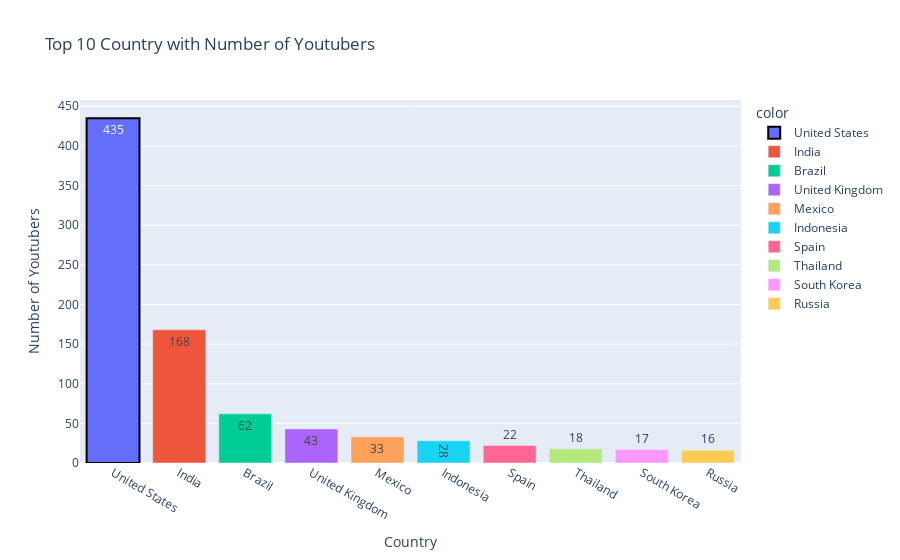

The cell this chart's notebook holds for it:
### Markdown cell above
COUNTRY VS TOTAL YOUTUBERS

### Code cell
number_of_youtubers = df.groupby('Country')['Youtuber'].count().sort_values(ascending=False)

top_youtubers = number_of_youtubers.head(10)

fig = go.Figure(data = px.bar(x = top_youtubers.index , y = top_youtubers.values , color = top_youtubers.index ,title = "Top 10 Country with Number of Youtubers" , text = top_youtubers.values))

fig.data[0].marker.line.width = 2
fig.data[0].marker.line.color = 'black'

fig.update_layout(xaxis_title = 'Country' , yaxis_title = 'Number of Youtubers')

fig.show()

### Figure 1 — Plotly figure (JSON) as saved in the notebook; plotly's stock layout.template omitted (floating-point values rounded to 4 significant figures)
{"data": [{"alignmentgroup": "True", "hovertemplate": "color=United States<br>x=%{x}<br>y=%{y}<br>text=%{text}<extra></extra>", "legendgroup": "United States", "marker": {"color": "#636efa", "line": {"color": "black", "width": 2}, "pattern": {"shape": ""}}, "name": "United States", "offsetgroup": "United States", "orientation": "v", "showlegend": true, "text": [435], "textposition": "auto", "type": "bar", "x": ["United States"], "xaxis": "x", "y": [435], "yaxis": "y"}, {"alignmentgroup": "True", "hovertemplate": "color=India<br>x=%{x}<br>y=%{y}<br>text=%{text}<extra></extra>", "legendgroup": "India", "marker": {"color": "#EF553B", "pattern": {"shape": ""}}, "name": "India", "offsetgroup": "India", "orientation": "v", "showlegend": true, "text": [168], "textposition": "auto", "type": "bar", "x": ["India"], "xaxis": "x", "y": [168], "yaxis": "y"}, {"alignmentgroup": "True", "hovertemplate": "color=Brazil<br>x=%{x}<br>y=%{y}<br>text=%{text}<extra></extra>", "legendgroup": "Brazil", "marker": {"color": "#00cc96", "pattern": {"shape": ""}}, "name": "Brazil", "offsetgroup": "Brazil", "orientation": "v", "showlegend": true, "text": [62], "textposition": "auto", "type": "bar", "x": ["Brazil"], "xaxis": "x", "y": [62], "yaxis": "y"}, {"alignmentgroup": "True", "hovertemplate": "color=United Kingdom<br>x=%{x}<br>y=%{y}<br>text=%{text}<extra></extra>", "legendgroup": "United Kingdom", "marker": {"color": "#ab63fa", "pattern": {"shape": ""}}, "name": "United Kingdom", "offsetgroup": "United Kingdom", "orientation": "v", "showlegend": true, "text": [43], "textposition": "auto", "type": "bar", "x": ["United Kingdom"], "xaxis": "x", "y": [43], "yaxis": "y"}, {"alignmentgroup": "True", "hovertemplate": "color=Mexico<br>x=%{x}<br>y=%{y}<br>text=%{text}<extra></extra>", "legendgroup": "Mexico", "marker": {"color": "#FFA15A", "pattern": {"shape": ""}}, "name": "Mexico", "offsetgroup": "Mexico", "orientation": "v", "showlegend": true, "text": [33], "textposition": "auto", "type": "bar", "x": ["Mexico"], "xaxis": "x", "y": [33], "yaxis": "y"}, {"alignmentgroup": "True", "hovertemplate": "color=Indonesia<br>x=%{x}<br>y=%{y}<br>text=%{text}<extra></extra>", "legendgroup": "Indonesia", "marker": {"color": "#19d3f3", "pattern": {"shape": ""}}, "name": "Indonesia", "offsetgroup": "Indonesia", "orientation": "v", "showlegend": true, "text": [28], "textposition": "auto", "type": "bar", "x": ["Indonesia"], "xaxis": "x", "y": [28], "yaxis": "y"}, {"alignmentgroup": "True", "hovertemplate": "color=Spain<br>x=%{x}<br>y=%{y}<br>text=%{text}<extra></extra>", "legendgroup": "Spain", "marker": {"color": "#FF6692", "pattern": {"shape": ""}}, "name": "Spain", "offsetgroup": "Spain", "orientation": "v", "showlegend": true, "text": [22], "textposition": "auto", "type": "bar", "x": ["Spain"], "xaxis": "x", "y": [22], "yaxis": "y"}, {"alignmentgroup": "True", "hovertemplate": "color=Thailand<br>x=%{x}<br>y=%{y}<br>text=%{text}<extra></extra>", "legendgroup": "Thailand", "marker": {"color": "#B6E880", "pattern": {"shape": ""}}, "name": "Thailand", "offsetgroup": "Thailand", "orientation": "v", "showlegend": true, "text": [18], "textposition": "auto", "type": "bar", "x": ["Thailand"], "xaxis": "x", "y": [18], "yaxis": "y"}, {"alignmentgroup": "True", "hovertemplate": "color=South Korea<br>x=%{x}<br>y=%{y}<br>text=%{text}<extra></extra>", "legendgroup": "South Korea", "marker": {"color": "#FF97FF", "pattern": {"shape": ""}}, "name": "South Korea", "offsetgroup": "South Korea", "orientation": "v", "showlegend": true, "text": [17], "textposition": "auto", "type": "bar", "x": ["South Korea"], "xaxis": "x", "y": [17], "yaxis": "y"}, {"alignmentgroup": "True", "hovertemplate": "color=Russia<br>x=%{x}<br>y=%{y}<br>text=%{text}<extra></extra>", "legendgroup": "Russia", "marker": {"color": "#FECB52", "pattern": {"shape": ""}}, "name": "Russia", "offsetgroup": "Russia", "orientation": "v", "showlegend": true, "text": [16], "textposition": "auto", "type": "bar", "x": ["Russia"], "xaxis": "x", "y": [16], "yaxis": "y"}], "layout": {"barmode": "relative", "legend": {"title": {"text": "color"}, "tracegroupgap": 0}, "title": {"text": "Top 10 Country with Number of Youtubers"}, "xaxis": {"anchor": "y", "domain": [0, 1], "title": {"text": "Country"}}, "yaxis": {"anchor": "x", "domain": [0, 1], "title": {"text": "Number of Youtubers"}}}}
